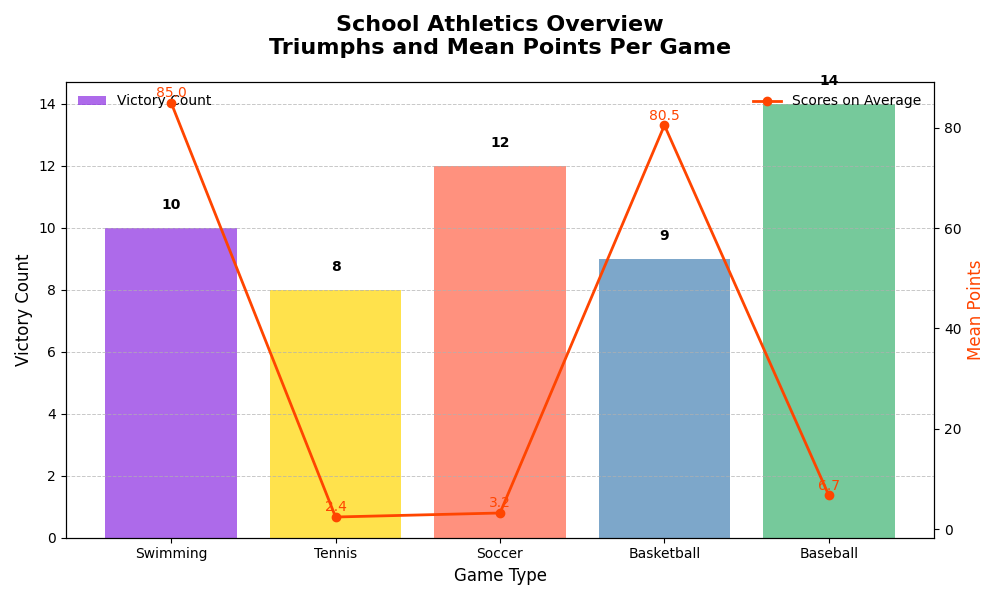

The script that drew this image:
import matplotlib.pyplot as plt
import numpy as np

# Define sports categories with shuffled order
sports = ['Swimming', 'Tennis', 'Soccer', 'Basketball', 'Baseball']

# Number of wins by each sports team
wins = [10, 8, 12, 9, 14]

# Average score for each sports team
avg_scores = [85.0, 2.4, 3.2, 80.5, 6.7]

# Colors for bars
colors = ['#8A2BE2', '#FFD700', '#FF6347', '#4682B4', '#3CB371']

# Create the figure and axis
fig, ax1 = plt.subplots(figsize=(10, 6))

# Bar chart for number of wins
bars = ax1.bar(sports, wins, color=colors, alpha=0.7)

# Line plot for average scores
ax2 = ax1.twinx()
ax2.plot(sports, avg_scores, color='#FF4500', marker='o', linestyle='-', linewidth=2, label='Scores on Average')

# Title and labels with altered text
ax1.set_title('School Athletics Overview\nTriumphs and Mean Points Per Game', fontsize=16, fontweight='bold', pad=20)
ax1.set_xlabel('Game Type', fontsize=12)
ax1.set_ylabel('Victory Count', fontsize=12)
ax2.set_ylabel('Mean Points', fontsize=12, color='#FF4500')

# Annotating each bar with the number of wins
for bar in bars:
    yval = bar.get_height()
    ax1.text(bar.get_x() + bar.get_width() / 2, yval + 0.5, int(yval), ha='center', va='bottom', fontsize=10, fontweight='bold')

# Annotating each point with the average score
for i, value in enumerate(avg_scores):
    ax2.text(i, value + 0.5, f'{value}', color='#FF4500', fontsize=10, ha='center', va='bottom')

# Gridlines for readability
ax1.yaxis.grid(True, linestyle='--', linewidth=0.7, alpha=0.7)

# Legends with altered text
ax1.legend(['Victory Count'], loc='upper left', frameon=False)
ax2.legend(loc='upper right', frameon=False)

# Adjust layout to prevent overlapping
plt.tight_layout()

# Display the plot
plt.show()
